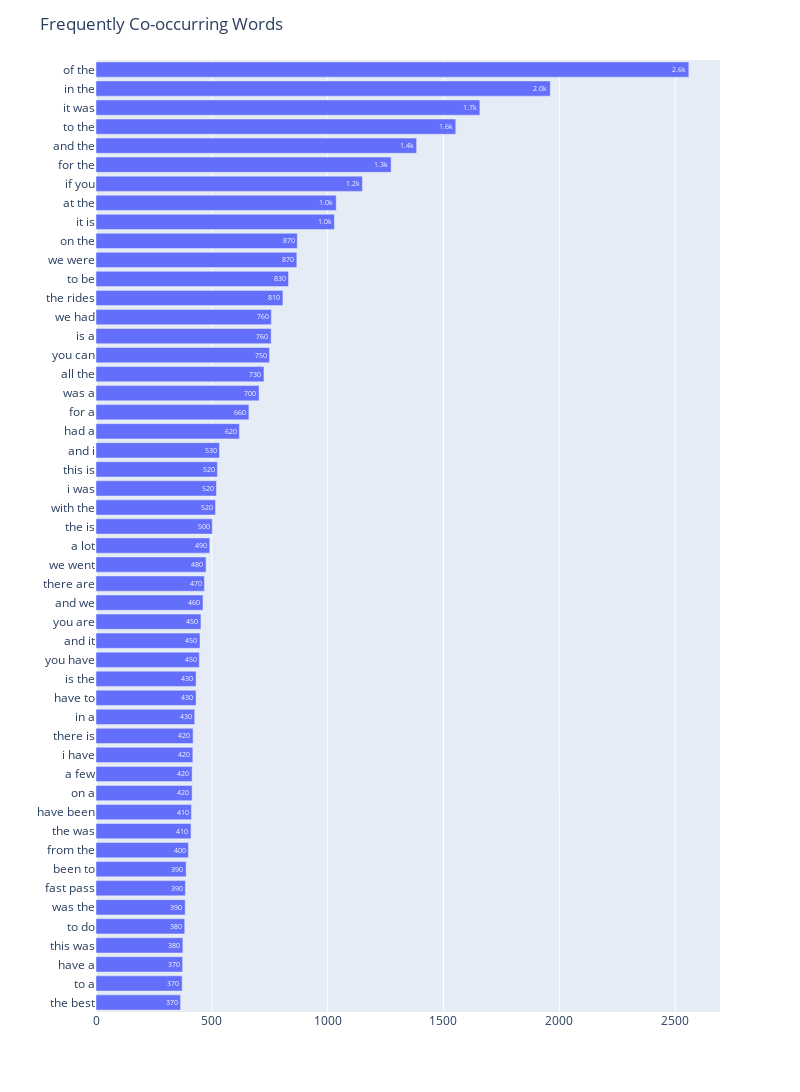

Notebook code cell kept with this figure:
### Markdown cell above
## ngram barplot

### Code cell
#renders barplot showing frequently co-occuring words in data
npt.bar_ngram(title='uni-gram', ngram=1, top_n=50, stopwords=stopwords)
#selects ngram visualization to bi-gram(2 words) ngram argument allows for trigrams, etc. 
bgram = NPT.bar_ngram(title='Frequently Co-occurring Words', ngram=2, top_n=50, stopwords=stopwords)
bgram.write_html("Resources/common_bigrams.html")
bgram

### Figure 1 — Plotly figure (JSON) as saved in the notebook; plotly's stock layout.template omitted (floating-point values rounded to 4 significant figures)
{"data": [{"alignmentgroup": "True", "hovertemplate": "word_count=%{text}<br>word=%{y}<extra></extra>", "legendgroup": "", "marker": {}, "name": "", "offsetgroup": "", "orientation": "h", "showlegend": false, "text": [365, 372, 374, 375, 383, 385, 386, 389, 399, 410, 412, 415, 415, 418, 419, 426, 432, 432, 446, 449, 453, 462, 468, 475, 491, 502, 516, 520, 524, 533, 619, 660, 704, 725, 749, 756, 757, 807, 831, 867, 869, 1029, 1037, 1150, 1274, 1384, 1553, 1657, 1961, 2559], "textposition": "auto", "texttemplate": "%{text:.2s}", "type": "bar", "x": [365, 372, 374, 375, 383, 385, 386, 389, 399, 410, 412, 415, 415, 418, 419, 426, 432, 432, 446, 449, 453, 462, 468, 475, 491, 502, 516, 520, 524, 533, 619, 660, 704, 725, 749, 756, 757, 807, 831, 867, 869, 1029, 1037, 1150, 1274, 1384, 1553, 1657, 1961, 2559], "xaxis": "x", "y": ["the best", "to a", "have a", "this was", "to do", "was the", "fast pass", "been to", "from the", "the was", "have been", "on a", "a few", "i have", "there is", "in a", "have to", "is the", "you have", "and it", "you are", "and we", "there are", "we went", "a lot", "the is", "with the", "i was", "this is", "and i", "had a", "for a", "was a", "all the", "you can", "is a", "we had", "the rides", "to be", "we were", "on the", "it is", "at the", "if you", "for the", "and the", "to the", "it was", "in the", "of the"], "yaxis": "y"}], "layout": {"barmode": "relative", "height": 1100, "legend": {"tracegroupgap": 0}, "margin": {"t": 60}, "title": {"text": "Frequently Co-occurring Words"}, "width": 800, "xaxis": {"anchor": "y", "domain": [0, 1], "title": {"text": ""}}, "yaxis": {"anchor": "x", "domain": [0, 1], "title": {"text": ""}}}}
